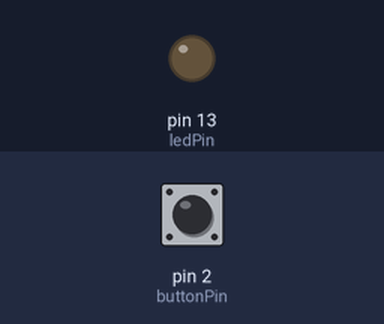
Simulated run of this sketch. Board: Arduino Uno, built with avr-gcc and run on an emulated ATmega328P. Parts: output pins drawn as LEDs (lit = HIGH). The inputs (shaded band) are chosen by the test bench; at power-on: pin 2 (buttonPin) LOW.

Above: at 1.2 s.
1.3 s: pin 2 (buttonPin) pulled HIGH for 0.15 s
At 1.37 s:
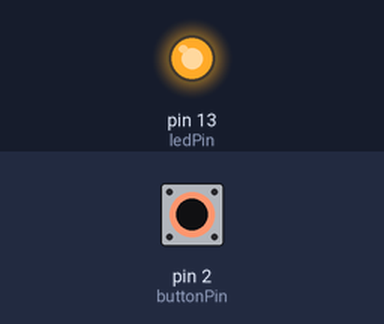
2.9 s: pin 2 (buttonPin) pulled HIGH for 3.2 s
At 6.6 s:
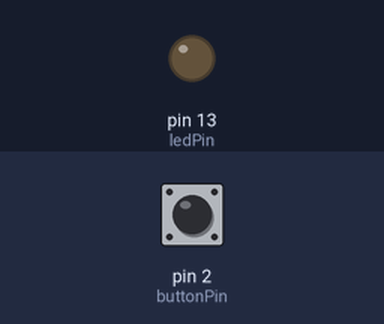
Timing chart, 0 to 8.1 s (numbered marks = the images above; inputs shaded):
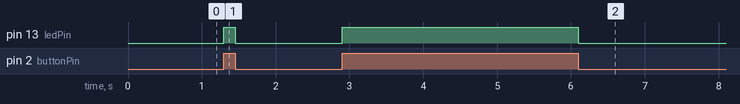

The sketch:

ButtonPattern_QualityInput.ino
```cpp
int buttonPin = 2;
int ledPin = 13;

int buttonState = 0;
int numClicks = 0;

long interval = 0;
long constInterval = 0;
long resetInterval = 0;

void setup()
{
  pinMode(ledPin, OUTPUT);
  pinMode(buttonPin, INPUT);

}

void loop()
{
  buttonState = digitalRead(buttonPin);
  constInterval = millis();

  if(buttonState == HIGH)
  {
    digitalWrite(ledPin, HIGH);
    interval = (constInterval - resetInterval) - interval;
    interval = interval / 1000;
  }
  if(buttonState == LOW)
  {
    digitalWrite(ledPin, LOW);
    interval = 0;
    resetInterval = constInterval;
  }

  Serial.println(interval);

}
```

Measured:
- after the input at 1.3 s, pin 13 (ledPin): LOW → HIGH at once, → LOW 0.15 s later
- after the input at 2.9 s, pin 13 (ledPin): LOW → HIGH at once, → LOW 3.2 s later
